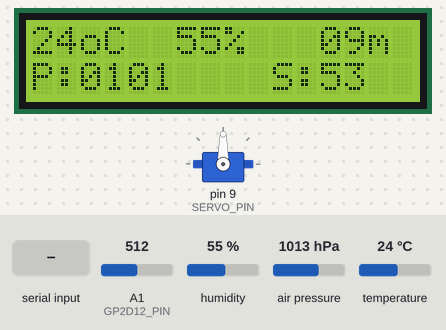
Recording of a sketch running on a simulated Arduino Uno, built with avr-gcc and run on an emulated ATmega328P. Parts: servo, 16×2 character LCD. The inputs (shaded band) are chosen by the test bench; at power-on: humidity 55 %, air pressure 1013 hPa, A1 (GP2D12_PIN) = 512, temperature 24 °C. What the sketch prints to the serial monitor is not drawn.

Above: at 1.2 s.
1.3 s: "1." received over Serial
At 2.8 s:
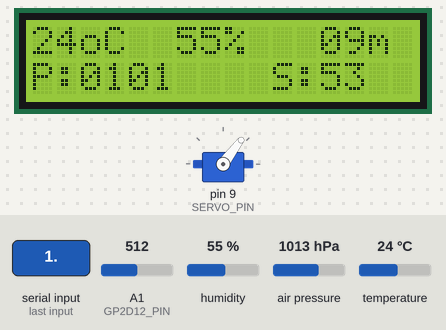
3.3 s: humidity set to 22 %
At 5.6 s:
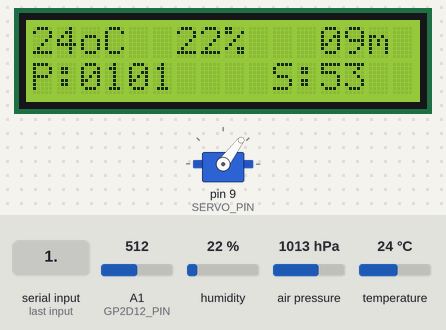
6.4 s: air pressure set to 952 hPa
At 8.0 s:
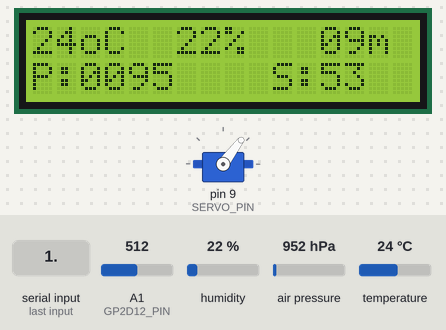
8.7 s: A1 (GP2D12_PIN) set to 716
At 9.5 s:
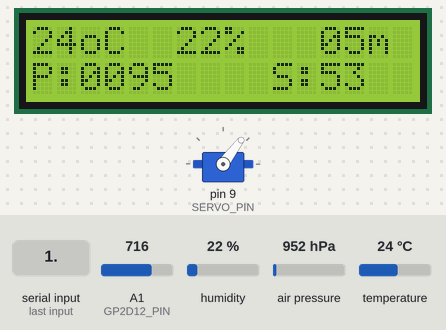
10.2 s: temperature set to 12 °C
At 12.8 s:
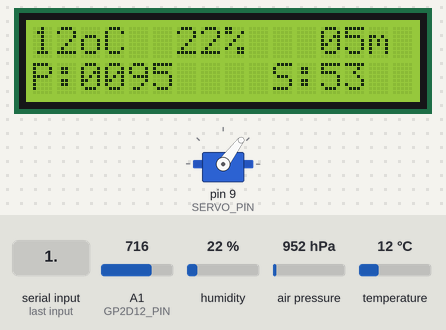
13.2 s: air pressure set to 975 hPa
At 15.2 s:
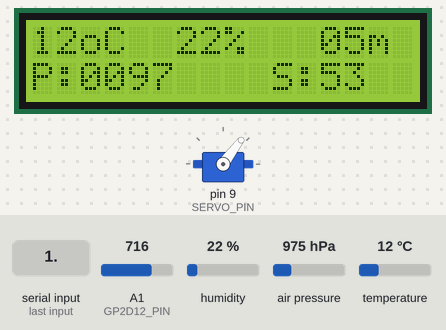
Timing chart, 0 to 16.5 s (numbered marks = the images above; inputs shaded):
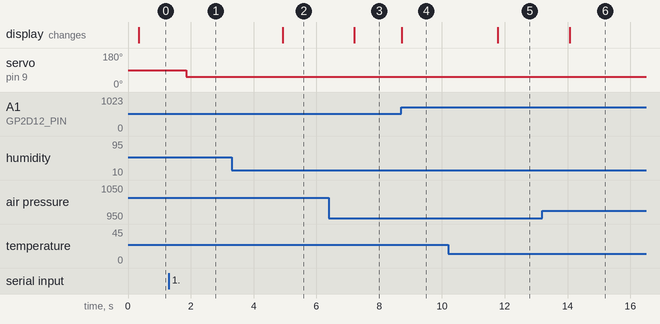

The sketch:

T4TF_UNO1_-_Douglas_P_Rodrigues.ino
```cpp
//------------------------------------------------------------------------------------- INCLUDES
#include <LiquidCrystal.h>
#include <Servo.h>
#include <DHT.h>
#include <Adafruit_Sensor.h>
#include <Adafruit_BMP085.h>

//------------------------------------------------------------------------------------- DEFINES
#define DHTTYPE DHT11   // DHT 11
#define DHTPIN 7
#define GP2D12_PIN A1
#define SERVO_PIN 9


//------------------------------------------------------------------------------------- INICIALIZAÇÃO DAS BIBLIOTECAS
// initialize the library by associating any needed LCD interface pin
// with the arduino pin number it is connected to
const int rs = 12, en = 11, d4 = 5, d5 = 4, d6 = 3, d7 = 2;
LiquidCrystal lcd(rs, en, d4, d5, d6, d7);
DHT dht(DHTPIN, DHTTYPE);
Adafruit_BMP085 BMP180;


//------------------------------------------------------------------------------------- VAR GLOBAIS
// these constants won't change.  But you can change the size of
// your LCD using them:
const int numRows = 2;
const int numCols = 16;
static int estado_codigo=0, angulo;
Servo meuservo;

typedef struct{
  char ENDERECO = '0';
  char BMP_PRESSAO = '5';
  char DHT_TEMP = '5';
  char DHT_UMIDADE = '5';
  char GP2D12_DISTANCIA = '5';
  char POSICAO_SERVO = '5';
  char fim = '.';
}estrutura;
estrutura DADOS_UNO1;
int escreve_pos_servo=0;
char dadoRx;


//------------------------------------------------------------------------------------- FUNÇÕES
//--------------------------------------------------- INICIA BMP180
void BMP_INIT(void){
  if (!BMP180.begin()) {
  while (1) {}
  }
}

//--------------------------------------------------- LEITURA BMP180
void LEITURA_BMP(void){
  DADOS_UNO1.BMP_PRESSAO = (int)(BMP180.readPressure()/1000);
}


//--------------------------------------------------- LEITURA DHT11
void LEITURA_DHT11(void){
  DADOS_UNO1.DHT_TEMP = (int)(dht.readTemperature());
  DADOS_UNO1.DHT_UMIDADE = (int)(dht.readHumidity());
  delay(250);
}

//--------------------------------------------------- LEITURA DISTANCIA
void LEITURA_GP2D12(void){
  int leit_aux;
  char inteiro=0, resto=0, valor=0;

  leit_aux = analogRead(GP2D12_PIN);
  valor = (6787.0 /((float)leit_aux - 3.0)) - 4.0;

  inteiro = valor/10;
  resto = valor%10;

  DADOS_UNO1.GP2D12_DISTANCIA = (int)(inteiro*10+resto);


}


//--------------------------------------------------- ESCREVE MOTOR
void ESCREVE_MOTOR(void){
  meuservo.write(DADOS_UNO1.POSICAO_SERVO);
  delay(15);                                                      // waits for the servo to get there
}

//--------------------------------------------------- ESCREVE LCD
void ESCREVE_LCD(){
 char buffer[30];

 lcd.setCursor(0,0);
 sprintf(buffer,"%.2doC",DADOS_UNO1.DHT_TEMP);
 lcd.print(buffer);

 lcd.setCursor(6,0);
 sprintf(buffer,"%.2d%%",DADOS_UNO1.DHT_UMIDADE);
 lcd.print(buffer);

 lcd.setCursor(12,0);
 sprintf(buffer,"%.2dm",DADOS_UNO1.GP2D12_DISTANCIA);
 lcd.print(buffer);

 lcd.setCursor(0,1);
 sprintf(buffer,"P:%.4d",DADOS_UNO1.BMP_PRESSAO);
 lcd.print(buffer);

 lcd.setCursor(10,1);
 sprintf(buffer,"S:%.2d",DADOS_UNO1.POSICAO_SERVO);
 lcd.print(buffer);

}


//------------------------------------------------------------------------------------- SETUP
void setup() {
  // initialize digital pin LED_BUILTIN as an output.
  dht.begin();
  BMP_INIT();
  meuservo.attach(SERVO_PIN);
  lcd.begin(numCols, numRows);
  Serial.begin(9600);


}


//------------------------------------------------------------------------------------- WHILE1
void loop() {
  LEITURA_BMP();
  LEITURA_DHT11();
  LEITURA_GP2D12();
  ESCREVE_LCD();

  if (Serial.available()){
      Serial.readBytesUntil('.',(char*)&DADOS_UNO1, sizeof(DADOS_UNO1));
      if (DADOS_UNO1.ENDERECO == '1'){
        ESCREVE_MOTOR();
      }

    }

    Serial.write((char*)&DADOS_UNO1, sizeof(DADOS_UNO1));
    delay(500);
}
```

Measured:
- after the input at 1.3 s, servo on pin 9 (SERVO_PIN): 90° → 53° after 0.55 s
- after the input at 3.3 s, the display: changes after 1.6 s (image 2)
- after the input at 6.4 s, the display: changes after 0.81 s (image 3)
- after the input at 8.7 s, the display: changes at once (image 4)
- after the input at 10.2 s, the display: changes after 1.6 s (image 5)
- after the input at 13.2 s, the display: changes after 0.87 s (image 6)
